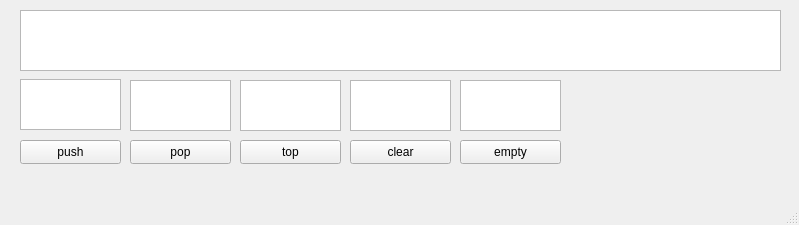
<?xml version="1.0" encoding="UTF-8"?>
<ui version="4.0">
 <class>MainWindow</class>
 <widget class="QMainWindow" name="MainWindow">
  <property name="geometry">
   <rect>
    <x>0</x>
    <y>0</y>
    <width>799</width>
    <height>225</height>
   </rect>
  </property>
  <property name="windowTitle">
   <string>MainWindow</string>
  </property>
  <widget class="QWidget" name="centralwidget">
   <widget class="QTextEdit" name="textEdit">
    <property name="geometry">
     <rect>
      <x>20</x>
      <y>10</y>
      <width>761</width>
      <height>61</height>
     </rect>
    </property>
   </widget>
   <widget class="QPushButton" name="pushButton">
    <property name="geometry">
     <rect>
      <x>20</x>
      <y>140</y>
      <width>101</width>
      <height>24</height>
     </rect>
    </property>
    <property name="text">
     <string>push</string>
    </property>
   </widget>
   <widget class="QTextEdit" name="textEdit_2">
    <property name="geometry">
     <rect>
      <x>20</x>
      <y>79</y>
      <width>101</width>
      <height>51</height>
     </rect>
    </property>
   </widget>
   <widget class="QPushButton" name="pushButton_2">
    <property name="geometry">
     <rect>
      <x>130</x>
      <y>140</y>
      <width>101</width>
      <height>24</height>
     </rect>
    </property>
    <property name="text">
     <string>pop</string>
    </property>
   </widget>
   <widget class="QPushButton" name="pushButton_3">
    <property name="geometry">
     <rect>
      <x>240</x>
      <y>140</y>
      <width>101</width>
      <height>24</height>
     </rect>
    </property>
    <property name="text">
     <string>top</string>
    </property>
   </widget>
   <widget class="QPushButton" name="pushButton_4">
    <property name="geometry">
     <rect>
      <x>350</x>
      <y>140</y>
      <width>101</width>
      <height>24</height>
     </rect>
    </property>
    <property name="text">
     <string>clear</string>
    </property>
   </widget>
   <widget class="QPushButton" name="pushButton_5">
    <property name="geometry">
     <rect>
      <x>460</x>
      <y>140</y>
      <width>101</width>
      <height>24</height>
     </rect>
    </property>
    <property name="text">
     <string>empty</string>
    </property>
   </widget>
   <widget class="QTextEdit" name="textEdit_3">
    <property name="geometry">
     <rect>
      <x>130</x>
      <y>80</y>
      <width>101</width>
      <height>51</height>
     </rect>
    </property>
   </widget>
   <widget class="QTextEdit" name="textEdit_4">
    <property name="geometry">
     <rect>
      <x>240</x>
      <y>80</y>
      <width>101</width>
      <height>51</height>
     </rect>
    </property>
   </widget>
   <widget class="QTextEdit" name="textEdit_5">
    <property name="geometry">
     <rect>
      <x>350</x>
      <y>80</y>
      <width>101</width>
      <height>51</height>
     </rect>
    </property>
   </widget>
   <widget class="QTextEdit" name="textEdit_6">
    <property name="geometry">
     <rect>
      <x>460</x>
      <y>80</y>
      <width>101</width>
      <height>51</height>
     </rect>
    </property>
   </widget>
  </widget>
  <widget class="QMenuBar" name="menubar">
   <property name="geometry">
    <rect>
     <x>0</x>
     <y>0</y>
     <width>799</width>
     <height>21</height>
    </rect>
   </property>
  </widget>
  <widget class="QStatusBar" name="statusbar"/>
 </widget>
 <resources/>
 <connections/>
</ui>
